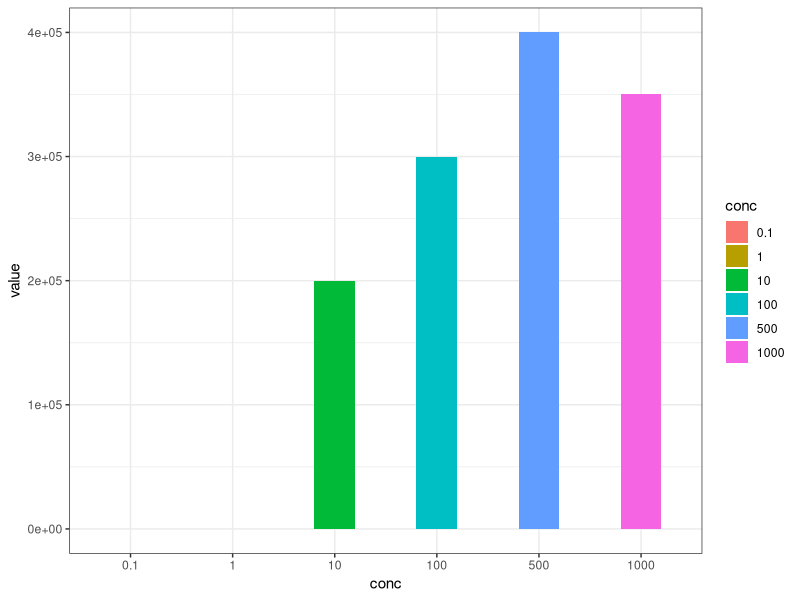
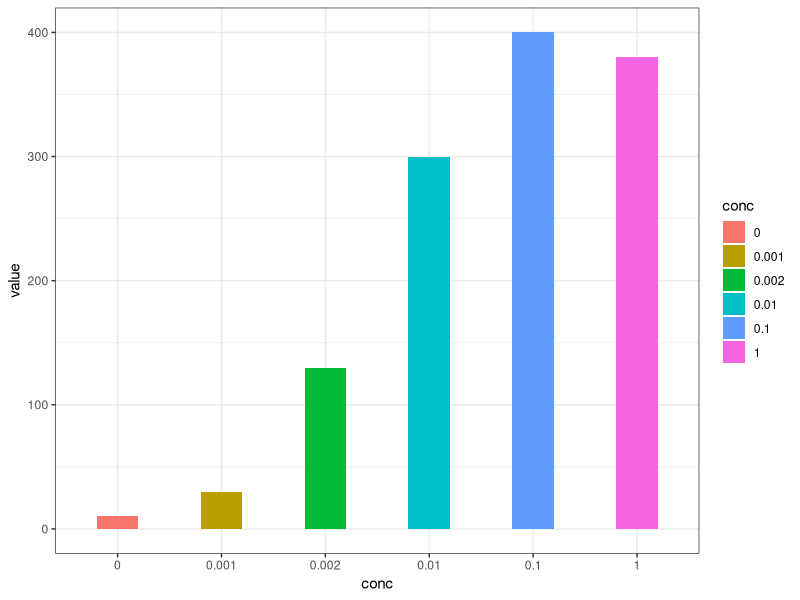

Write R code to recreate these figures, in order.
## ---- chunk 1
library(tidyverse)


igem_team1 <- data.frame(id="1", 
                        team_name="iBowu-China", 
                        project = "Biocontrol of Soft Rot", 
                        year = "2019", 
                        wiki = "https://2019.igem.org/Team:iBowu-China")

igem_team2 <- data.frame(id = "1",
             team_name = "OUC-China",
             project = "Logitch: Logic Gates and RNA Switch",
             year = "2020",
             wiki = "https://2020.igem.org/Team:OUC-China")

igem_team <- bind_rows(igem_team1, igem_team2)
igem_team
## ---- chunk 2
id <- 1:7
BBid <- c("BBa_J23101","BBa_B0034","BBa_C0062","BBa_B0015", "BBa_R0062", "BBa_I732017","BBa_B0015")
type <- c("promoter", "RBS","regulatory","terminator", "promoter", "coding","terminator")
link <- c("http://parts.igem.org/Part:BBa_J23101",
           "http://parts.igem.org/Part:BBa_B0034",
           "http://parts.igem.org/Part:BBa_C0062",
           "http://parts.igem.org/Part:BBa_B0015",
          "http://parts.igem.org/Part:BBa_R0062",
          "http://parts.igem.org/Part:BBa_I732017",
          "http://parts.igem.org/Part:BBa_B0015")
backbone <- rep("PSB3K3", length(id))
device_id <- paste0("D", sprintf("%04d", rep(1, length(id))) )
team_name <- rep("iBowu-China", length(id))
user <- rep("JinjuLee119", length(id))

igem_part <- data.frame(id, BBid, type, link, backbone, device_id, team_name, user)
knitr::kable(igem_part)
## ---- chunk 3
id <- c(1:4)
strain <- rep("E.coli", length(id))
indc <- rep("OHHL", length(id))
conc <- c(0, 1, 10, 100)
value <- c(10000, 14000, 15500, 15500)
valunit <- rep("Fluorescence intensity", length(id))
incubhr <- rep("100 minutes", length(id))
incubtemp <- rep("37 ℃", length(id))
device_id <- rep("D0001", length(id))
link <- c("http://parts.igem.org/Part:BBa_R0062",length(id))

igem_obs <- data.frame(id, strain, indc, conc, value,
                        valunit, incubhr, incubtemp,
                       device_id, link)
knitr::kable(igem_obs)
## ---- chunk 4
id <- c(1:6)
indc <- rep("AHL", length(id))
conc <- c(0.1, 1, 10, 100,500,1000)
value <- c(10,100,200000,300000,400000,350000)
valunit <- rep("FLU", length(id))
incubhr <- rep("overnight", length(id))
incubtemp <- rep("37 ℃", length(id))
device_id <- rep("D0001", length(id))
link <- c("https://2019.igem.org/Team:iBowu-China/Demonstrate#ResultCellFree",length(id))

igem_obs_2 <- data.frame(id, indc, conc, value,
                        valunit, incubhr, incubtemp,
                       device_id, link)
knitr::kable(igem_obs_2)
## ---- chunk 5
library(tidyverse)
igem_promoter <- igem_part %>%
  left_join(igem_team1, by="team_name") %>%
  left_join(igem_obs_2, by="device_id")

plot_data <- igem_promoter %>%
  filter(BBid=="BBa_R0062") %>%
  select(indc, conc, value) %>%
  mutate(indc=factor(indc),conc=factor(conc))

ggplot(plot_data, aes(x=conc, y=value, fill=conc))+
  geom_bar(stat="identity", position=position_dodge(width=0.5), width=0.4)+
  theme_bw()
## ---- chunk 6
id <- 1:2
BBid <- c("BBa_R0062","BBa_K3328031")
type <- c("Regulatory","Reporter")
link <- c("http://parts.igem.org/Part:BBa_R0062","http://parts.igem.org/Part:BBa_K3328031")
backbone <- rep("-", length(id))
device_id <- paste0("D", sprintf("%04d", rep(1, length(id))))
team_name <- rep("OUC-China", length(id))
user <- rep("JinjuLee119", length(id))

igem_part2 <- data.frame(id, BBid, type, link, backbone, device_id, team_name, user)
knitr::kable(igem_part2)
## ---- chunk 7
id <- c(1:6)
indc <- rep("HSL", length(id))
conc <- c(0, 0.001, 0.002, 0.01, 0.1, 1)
concunit <- rep("mg/mL",length(id))
value <- c(10, 30, 130, 300, 400, 380)
valunit <- rep("fluorescence(a.u.)", length(id))
incubhr <- rep("10 hours", length(id))
incubtemp <- rep("37 ℃", length(id))
device_id <- rep("D0001", length(id))
link <- c("https://2020.igem.org/Team:OUC-China/Results",length(id))

igem_obs_3 <- data.frame(id, indc, conc, concunit, value, valunit, incubhr, incubtemp, device_id, link)
knitr::kable(igem_obs_3)
## ---- chunk 8
library(tidyverse)
igem_promoter2 <- igem_part2 %>%
  left_join(igem_team2, by="team_name") %>%
  left_join(igem_obs_3, by="device_id")

plot_data <- igem_promoter2 %>%
  filter(BBid=="BBa_R0062") %>%
  select(indc, conc, value) %>%
  mutate(indc=factor(indc),conc=factor(conc))

ggplot(plot_data, aes(x=conc, y=value, fill=conc))+
  geom_bar(stat="identity", position=position_dodge(width=0.5), width=0.4)+
  theme_bw()
## ---- chunk 9
write.table(igem_team,"igem_team.csv",quote=F,sep=",",row.names=FALSE)
?write.csv

igem_part3 <- bind_rows(igem_part, igem_part2)
igem_obs <- bind_rows(igem_obs_2,igem_obs_3)

write.table(igem_part3,"igem_part.csv",quote=F,sep=",",row.names=FALSE)
?write.csv

write.table(igem_obs,"igem_obs.csv",quote=F,sep=",",row.names=FALSE)
?write.csv
